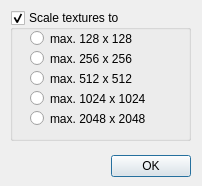
<?xml version="1.0" encoding="UTF-8"?>
<ui version="4.0">
 <class>CQDlgTextureLoadOptions</class>
 <widget class="QDialog" name="CQDlgTextureLoadOptions">
  <property name="geometry">
   <rect>
    <x>0</x>
    <y>0</y>
    <width>202</width>
    <height>186</height>
   </rect>
  </property>
  <property name="windowTitle">
   <string>Texture Load Options</string>
  </property>
  <property name="locale">
   <locale language="English" country="UnitedStates"/>
  </property>
  <widget class="QDialogButtonBox" name="qqOk">
   <property name="geometry">
    <rect>
     <x>10</x>
     <y>150</y>
     <width>181</width>
     <height>32</height>
    </rect>
   </property>
   <property name="standardButtons">
    <set>QDialogButtonBox::Ok</set>
   </property>
  </widget>
  <widget class="QGroupBox" name="qqScale">
   <property name="geometry">
    <rect>
     <x>10</x>
     <y>10</y>
     <width>181</width>
     <height>131</height>
    </rect>
   </property>
   <property name="title">
    <string>Scale textures to</string>
   </property>
   <property name="flat">
    <bool>false</bool>
   </property>
   <property name="checkable">
    <bool>true</bool>
   </property>
   <property name="checked">
    <bool>true</bool>
   </property>
   <widget class="QRadioButton" name="qq256">
    <property name="geometry">
     <rect>
      <x>20</x>
      <y>40</y>
      <width>151</width>
      <height>17</height>
     </rect>
    </property>
    <property name="text">
     <string>max. 256 x 256</string>
    </property>
    <property name="autoExclusive">
     <bool>false</bool>
    </property>
   </widget>
   <widget class="QRadioButton" name="qq512">
    <property name="geometry">
     <rect>
      <x>20</x>
      <y>60</y>
      <width>151</width>
      <height>17</height>
     </rect>
    </property>
    <property name="text">
     <string>max. 512 x 512</string>
    </property>
    <property name="autoExclusive">
     <bool>false</bool>
    </property>
   </widget>
   <widget class="QRadioButton" name="qq1024">
    <property name="geometry">
     <rect>
      <x>20</x>
      <y>80</y>
      <width>151</width>
      <height>17</height>
     </rect>
    </property>
    <property name="text">
     <string>max. 1024 x 1024</string>
    </property>
    <property name="autoExclusive">
     <bool>false</bool>
    </property>
   </widget>
   <widget class="QRadioButton" name="qq2048">
    <property name="geometry">
     <rect>
      <x>20</x>
      <y>100</y>
      <width>151</width>
      <height>17</height>
     </rect>
    </property>
    <property name="text">
     <string>max. 2048 x 2048</string>
    </property>
    <property name="autoExclusive">
     <bool>false</bool>
    </property>
   </widget>
   <widget class="QRadioButton" name="qq128">
    <property name="geometry">
     <rect>
      <x>20</x>
      <y>20</y>
      <width>151</width>
      <height>17</height>
     </rect>
    </property>
    <property name="text">
     <string>max. 128 x 128</string>
    </property>
    <property name="autoExclusive">
     <bool>false</bool>
    </property>
   </widget>
  </widget>
 </widget>
 <tabstops>
  <tabstop>qqScale</tabstop>
  <tabstop>qq128</tabstop>
  <tabstop>qq256</tabstop>
  <tabstop>qq512</tabstop>
  <tabstop>qq1024</tabstop>
  <tabstop>qq2048</tabstop>
  <tabstop>qqOk</tabstop>
 </tabstops>
 <resources/>
 <connections/>
</ui>
